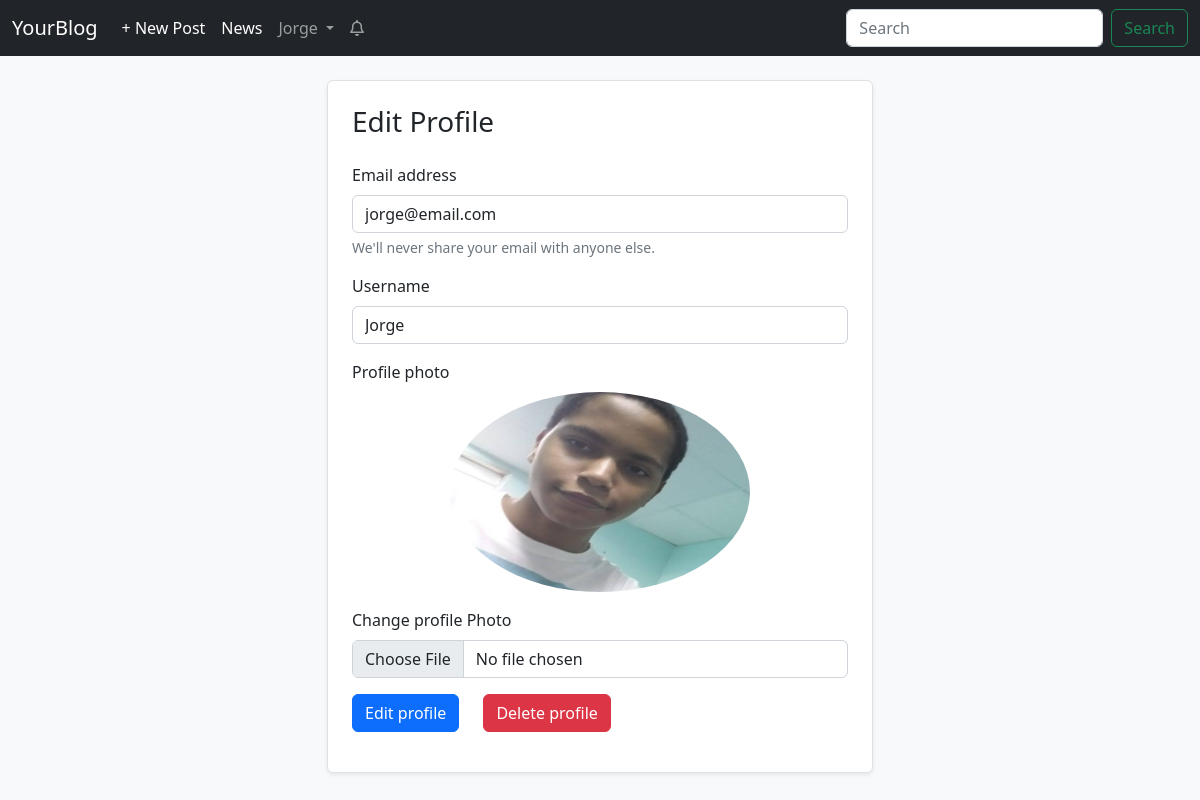
Before: /auth/edit_profile/ (signed in) with the older database file.
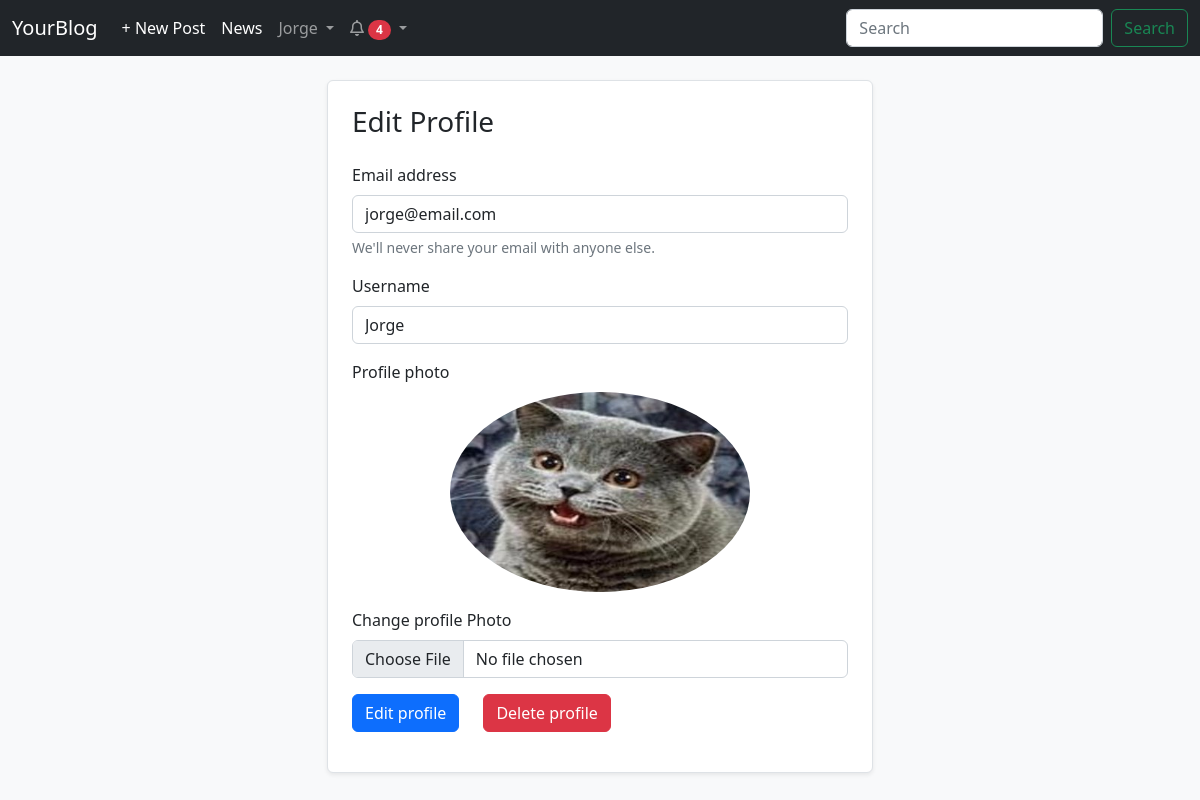
After: the same page with the newer database file.
### app/models.py (models this page shows, shortened)
class User(UserMixin, db.Model):
    __tablename__ = 'users'
    id = db.Column(db.Integer, primary_key=True)
    email = db.Column(db.String(64), unique=True, index=True)
    username = db.Column(db.String(64), unique=True, index=True)
    password_hash = db.Column(db.String(128))
    profile_pic = db.Column(db.String, default='images/profile photos/default_profile_pic.jpg')
    posts = db.relationship('Post', backref='user', cascade='all, delete-orphan')
    comments = db.relationship('Comment', backref='user', cascade='all, delete-orphan')
    followers = db.relationship('Follow', backref='user', foreign_keys='Follow.followed_id', cascade='all, delete-orphan')
    follows = db.relationship('Follow', backref='follower_user', foreign_keys='Follow.follower_id', cascade='all, delete-orphan')
    likes = db.relationship('Like', backref='user', cascade='all, delete-orphan')
    notifications = db.relationship('Notification', backref='user', foreign_keys='Notification.user_id', cascade='all, delete-orphan')
    actions = db.relationship('Notification', backref='notificator', foreign_keys='Notification.notificator_id', cascade='all, delete-orphan')
    confirmed = db.Column(db.Boolean, default=False)
    @property
    def password(self):
        raise AttributeError('password is not readable')
    def __str__(self):
        return self.username

### app/auth/views.py (the view, shortened to what this page needs)
@auth.route('/edit_profile/', methods=["GET", "POST"])
@login_required
def edit_profile():
    return render_template('auth/edit_profile.html')

### app/models.py (called while the page is built)
@login_manager.user_loader
def load_user(user_id):
    return User.query.get(int(user_id))

    def __str__(self):
        return f'{self.action} | {self.date.strftime("%Y-%m-%d %H:%M:%S")}'

### app/templates/auth/edit_profile.html (shortened to what this page needs)
{% extends 'base.html' %}
{% block content %}
<div class="p-4 container">
    <div class="container border rounded shadow-sm p-4 bg-white" style="max-width: 50%;">
        <div class="mb-4">
            <h3>Edit Profile</h3>
        </div>
        <form method="post" action="{{ url_for('auth.edit_profile') }}" enctype="multipart/form-data">
            <div class="mb-3">
                <label for="email" class="form-label">Email address</label>
                <input type="email" class="form-control" id="email" name="email" aria-describedby="email" value="{{ current_user.email }}">
                <div id="emailHelp" class="form-text">We'll never share your email with anyone else.</div>
            </div>
            <div class="mb-3">
                <label for="username" class="form-label">Username</label>
                <input class="form-control" id="username" name="username" aria-describedby="username" value="{{ current_user.username }}">
            </div>
            <div class="mb-3">
                <label for="profile_pic" class="form-label">Profile photo</label>
                <div class="d-flex justify-content-center align-items-center mb-3">
                    <img src="{{ url_for('static', filename=current_user.profile_pic) }}" height="200px" width="300px" style=" border-radius: 50%;" id="profile_pic">
                </div>
                <label for="chane_profile_pic" class="form-label">Change profile Photo</label>
                <input type="file" class="form-control" name="profile_pic" value="{{ current_user.profile_pic }}" id="profile_pic_input" onchange="change_profile_pic(event)">
            </div>
            <div class="mb-3 flex-container">
                <button type="submit" class="btn btn-primary">Edit profile</button>
                <a class="btn btn-danger mx-4" href="{{ url_for('auth.delete_profile') }}">Delete profile</a>
            </div>
        </form>
    </div>
</div>
{% endblock content %}

### app/templates/base.html (shortened to what this page needs)
<!DOCTYPE html>
<html>
    <head>
        <link href="https://cdn.jsdelivr.net/npm/bootstrap@5.2.3/dist/css/bootstrap.min.css" rel="stylesheet">
        <link rel="stylesheet" href="https://cdnjs.cloudflare.com/ajax/libs/font-awesome/6.0.0/css/all.min.css">
        <link rel="stylesheet" href="{{ url_for('static', filename='css/styles.css') }}">
    </head>
    <body class="bg-light">
        {% block navbar %}
            <nav class="navbar navbar-expand-lg navbar-dark bg-dark sticky-top">
                <div class="container-fluid">
                    <a class="navbar-brand" href="{{ url_for('main.index') }}">YourBlog</a>
                    <div class="collapse navbar-collapse" id="navbarSupportedContent">
                        <ul class="navbar-nav me-auto mb-2 mb-lg-0">
                            {% if current_user.is_authenticated %}
                                <li class="nav-item">
                                    <a class="nav-link active" aria-current="page" href="{{ url_for('blogs.new_post') }}">+ New Post</a>
                                </li>
                                <li class="nav-item">
                                    <a class="nav-link active" aria-current="page" href="{{ url_for('blogs.news') }}">News</a>
                                </li>
                                <li class="nav-item dropdown">
                                    <a class="nav-link dropdown-toggle" href="#" id="navbarDropdown" role="button" data-bs-toggle="dropdown" aria-expanded="false">
                                    {{ current_user.username }}
                                    </a>
                                </li>
                                <li class="nav-item dropdown">
                                    {% if current_user.notifications %}
                                        <a class="nav-link dropdown-toggle" href="#" id="notifications" role="button" data-bs-toggle="dropdown" aria-expanded="false">
                                    {% else %}
                                        <a class="nav-link" href="#" id="notifications" role="button" data-bs-toggle="dropdown" aria-expanded="false">
                                    {% endif %}
                                        <i class="fa-regular fa-bell"></i>
                                        {% if current_user.notifications %}
                                            <span class="badge rounded-pill bg-danger text-bg-secondary">{{ current_user.notifications | length }}</span>
                                        {% endif %}
                                    </a>
                                </li>
                            {% endif %}
                        </ul>
                        <form class="d-flex" action="{{ url_for('main.search_post') }}">
                            <input class="form-control me-2" name="q" type="search" placeholder="Search" aria-label="Search">
                            <button class="btn btn-outline-success" type="submit">Search</button>
                        </form>
                    </div>
                </div>
            </nav>
        {% endblock navbar %}
            {% block content %}
            {% endblock content %}
    </body>
</html>

### app/static/css/styles.css (style rules this page uses)
.flex-container { display: flex; flex-direction: row; justify-content: flex-start; align-items: flex-start; }

Changed rows visible on the page:
changed User "Jorge": profile_pic: a different picture
Other visible differences:
{{ current_user.notifications | length }}: (not shown) → "4"
